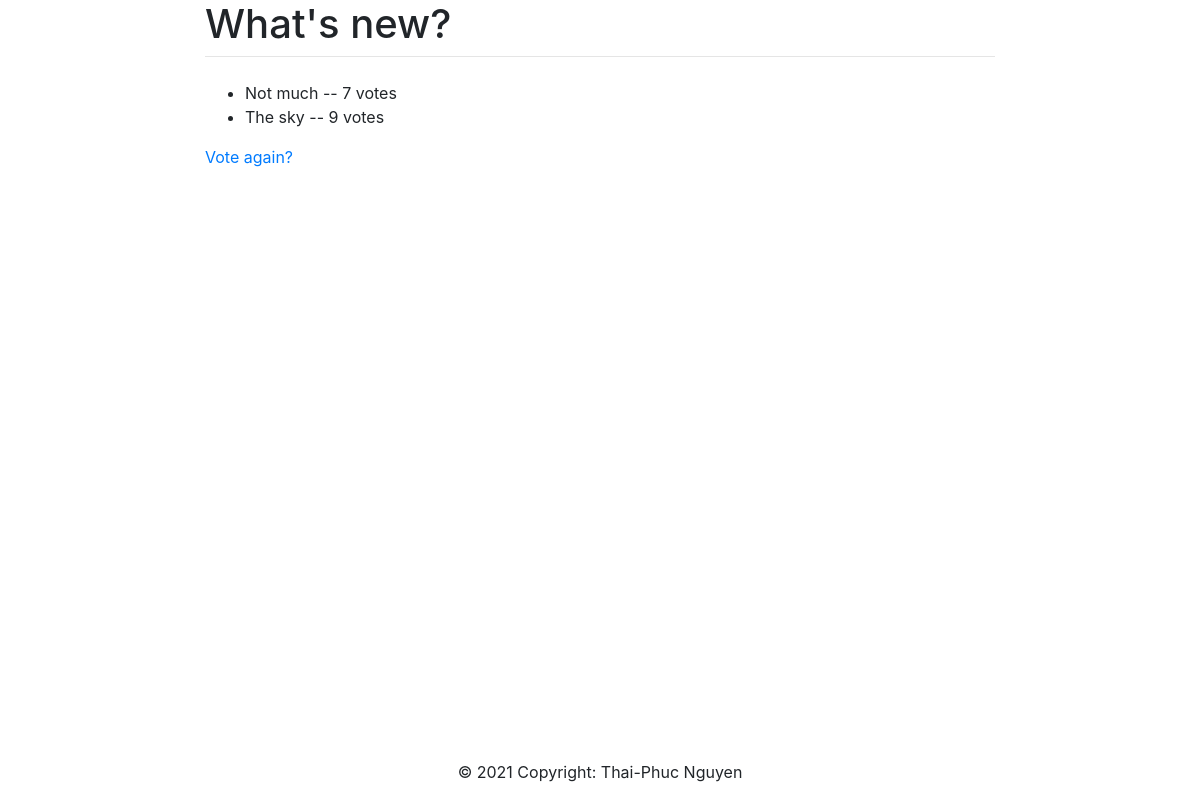
Page /polls/1/results/ on the committed database.
### polls/models.py (models this page shows, shortened)
class Question(models.Model):
    question_text = models.CharField(max_length=200)
    pub_date = models.DateTimeField('02/18/2021')
    def was_published_recently(self):
        now = timezone.now()
        return now - datetime.timedelta(days=1) <= self.pub_date <= now
    was_published_recently.admin_order_field = 'pub_date'
    was_published_recently.boolean = True
    was_published_recently.short_description = 'Published recently?'

class Choice(models.Model):
    question = models.ForeignKey(Question, on_delete=models.CASCADE)
    choice_text = models.CharField(max_length=200)
    votes = models.IntegerField(default=0)

### polls/views.py (the view)
# urls.py: path('<int:pk>/results/', views.ResultsView.as_view(), name='results'),
class ResultsView(generic.DetailView):
    model = Question
    template_name = 'polls/results.html'

### polls/templates/polls/results.html (shortened to what this page needs)
<!doctype html>
{% load static %}
<html lang="en">
<link rel="stylesheet" href="https://stackpath.bootstrapcdn.com/bootstrap/4.3.1/css/bootstrap.min.css">
<div class="row justify-content-center">
	<div class="col-8">
		<h1>{{question.question_text}}</h1>
		<hr class="mt-0 mb-4">
		<ul>
			{% for choice in question.choice_set.all %}
			<li>{{choice.choice_text}} -- {{choice.votes}} vote{{choice.votes|pluralize}}</li>
			{% endfor %}
		</ul>
		<a href="{% url 'polls:detail' question.id %}">Vote again?</a>
	</div>
</div>
<footer class="page-footer font-small blue fixed-bottom">
	<div class="footer-copyright text-center py-3">&copy; 2021 Copyright: Thai-Phuc Nguyen </div>
</footer>

### rows in the picture
Question: question_text "What's new?"
Choice: choice_text "Not much", votes "7"
Choice: choice_text "The sky", votes "9"
